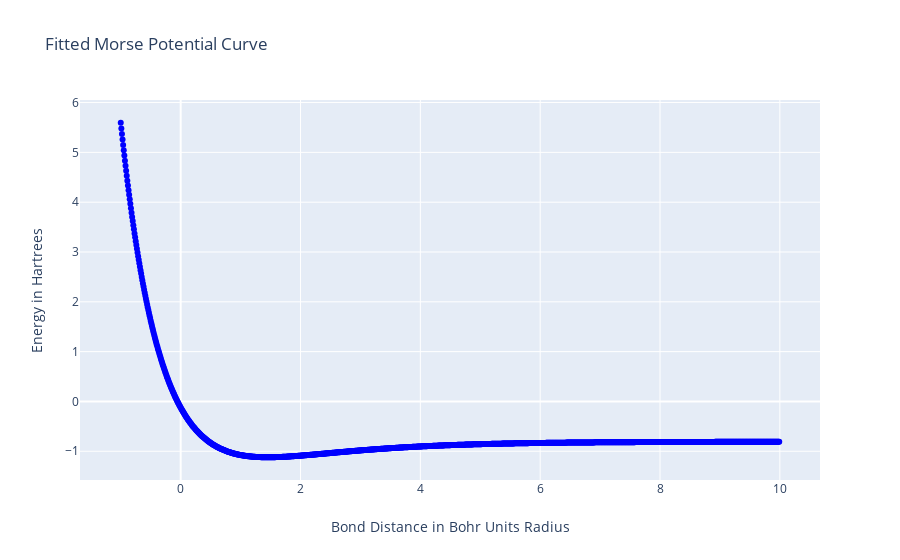

Write notebook code for a chart like this one.
### Code cell
#create a curve fitted morsePotential of the data
#uses the least squares method to fit the potential via SciPy
#Morse Potential Equation is from "Diatomic Molecules According To 
#The Wave Mechanics. II. Vibrational Levels", by Phillip M. Morse
def morsePotential(r, r0, a, D, c):
    return D * pow( (1-np.exp(-a*(r-r0))), 2) + c

#Optimize the morse potential to the Hartree-Fock computed potential
popt, pcov = optimize.curve_fit(morsePotential, R, E)

#Get important data for graphing purposes
minEIndex = E.index(min(E))
minE = E.copy().pop(minEIndex)
optimalR = R.copy().pop(minEIndex)

#graph the surface potential
dx = .01
figure = { 
    "data": [
        
        #create the Hartree-Fock generated Potential Energy Surface
        {
            "type":"scatter",
            "x":[x*dx for x in range(-100,1000)],
            "y":[morsePotential(x*dx, popt[0], popt[1], popt[2], popt[3]) for x in range(-100,1000)],
            "connectgaps":False,
            "mode":"markers", 
            "name":"Hartree-Fock Computed",
            "marker":{"color":"blue"}
        },
    ],
     "layout":
        {
           "xaxis":{"title":"Bond Distance in Bohr Units Radius"},
           "yaxis":{"title":"Energy in Hartrees"},
            "title":{"text":"Fitted Morse Potential Curve"}
        },    
}
iplot(figure)

print(popt)

### Figure 1 — Plotly figure (JSON) as saved in the notebook; plotly's stock layout.template omitted (floating-point values rounded to 4 significant figures; data arrays with more than 128 entries replaced by an {"elided": "..."} marker saying what was removed)
{"data": [{"connectgaps": false, "marker": {"color": "blue"}, "mode": "markers", "name": "Hartree-Fock Computed", "type": "scatter", "x": {"elided": "1100 float values"}, "y": {"elided": "1100 float values"}}], "layout": {"title": {"text": "Fitted Morse Potential Curve"}, "xaxis": {"title": {"text": "Bond Distance in Bohr Units Radius"}}, "yaxis": {"title": {"text": "Energy in Hartrees"}}}}
